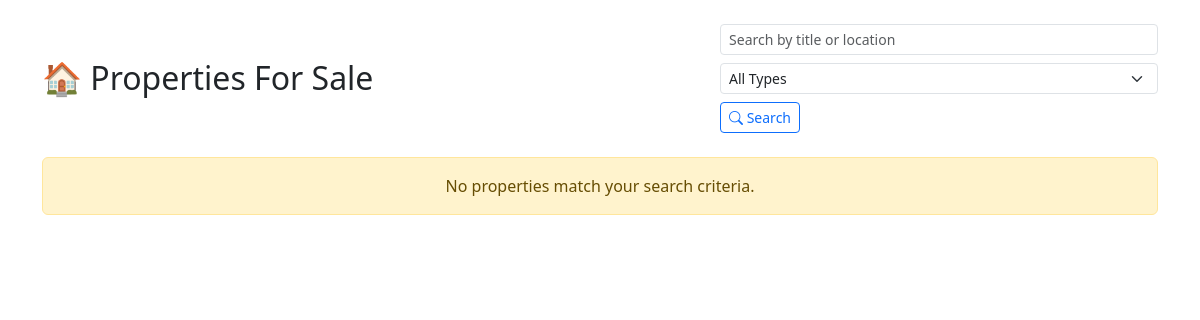
/for-sale/, run on an earlier commit of the app's database.
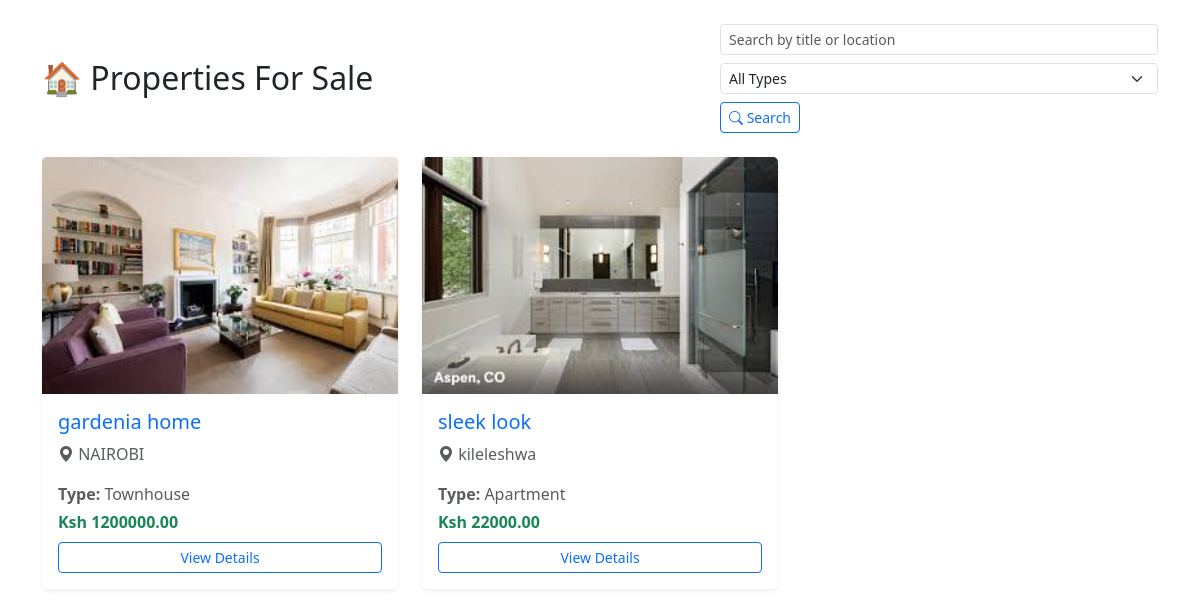
And on a later commit of the database.
### users/models.py (models this page shows)
class ForSaleProperty(models.Model):
    PROPERTY_TYPE_CHOICES = (
        ('Apartment', 'Apartment'),
        ('House', 'House'),
        ('Land', 'Land'),
        ('Townhouse', 'Townhouse'),
    )
    user = models.ForeignKey(User, on_delete=models.CASCADE, related_name='sale_properties')
    title = models.CharField(max_length=100)
    description = models.TextField()
    price = models.DecimalField(max_digits=12, decimal_places=2)
    location = models.CharField(max_length=100)
    property_type = models.CharField(max_length=30, choices=PROPERTY_TYPE_CHOICES)
    lot_size = models.CharField(max_length=50, null=True, blank=True)
    built_year = models.IntegerField(null=True, blank=True)
    picture1 = models.ImageField(upload_to='sale_images/', null=True, blank=True)
    picture2 = models.ImageField(upload_to='sale_images/', null=True, blank=True)
    picture3 = models.ImageField(upload_to='sale_images/', null=True, blank=True)
    is_available = models.BooleanField(default=True)
    created_at = models.DateTimeField(auto_now_add=True)
    slug = models.SlugField(unique=True, blank=True)

### users/views.py (the view)
# urls.py: path('for-sale/', for_sale_list_view, name='for_sale_list'),
def for_sale_list_view(request):
    properties = ForSaleProperty.objects.all()
    return render(request, 'users/for_sale_list.html', {'properties': properties})

### users/templates/users/for_sale_list.html (shortened to what this page needs)
{% extends "users/base.html" %}
{% block content %}
<div class="container py-4">
  <div class="d-flex flex-column flex-md-row justify-content-between align-items-center mb-4">
    <h2 class="mb-3 mb-md-0">🏠 Properties For Sale</h2>
    <form method="get" action="." class="d-flex flex-wrap gap-2">
      <input type="text" name="q" placeholder="Search by title or location" class="form-control form-control-sm" value="{{ request.GET.q }}">
      <select name="type" class="form-select form-select-sm">
        <option value="">All Types</option>
      </select>
      <button type="submit" class="btn btn-sm btn-outline-primary">
        <i class="bi bi-search"></i> Search
      </button>
    </form>
  </div>
  {% if properties %}
    <div class="row row-cols-1 row-cols-md-2 row-cols-lg-3 g-4">
      {% for property in properties %}
        <div class="col">
          <div class="card h-100 shadow-sm border-0">
            {% if property.picture1 %}
              <img src="{{ property.picture1.url }}" class="card-img-top" alt="{{ property.title }}">
            {% else %}
              <img src="https://via.placeholder.com/400x250?text=No+Image" class="card-img-top" alt="No image">
            {% endif %}
            <div class="card-body">
              <h5 class="card-title text-primary">{{ property.title }}</h5>
              <p class="card-text text-muted"><i class="bi bi-geo-alt-fill"></i> {{ property.location }}</p>
              <p class="card-text text-muted mb-1"><strong>Type:</strong> {{ property.property_type }}</p>
              <p class="fw-bold text-success mb-2">Ksh {{ property.price }}</p>
              <a href="{% url 'for_sale_detail' property.pk %}" class="btn btn-sm btn-outline-primary w-100">View Details</a>
            </div>
          </div>
        </div>
      {% endfor %}
    </div>
  {% else %}
    <div class="alert alert-warning text-center mt-4">No properties match your search criteria.</div>
  {% endif %}
</div>
{% endblock %}

### users/templates/users/base.html (shortened to what this page needs)
<!DOCTYPE html>
<html lang="en">
<head>
    <link href="https://cdn.jsdelivr.net/npm/bootstrap@5.3.3/dist/css/bootstrap.min.css" rel="stylesheet">
    <link href="https://cdn.jsdelivr.net/npm/bootstrap-icons@1.10.5/font/bootstrap-icons.css" rel="stylesheet">
</head>
<body>
    {% block content %}{% endblock %}
</body>
</html>

What changed in the data, as far as the page shows it:
added ForSaleProperty: picture1 (picture), title "gardenia home", location "NAIROBI", property_type "Townhouse", price "1200000.00"
added ForSaleProperty: picture1 (picture), title "sleek look", location "kileleshwa", property_type "Apartment", price "22000.00"
Also different on the page:
text no longer shown: "No properties match your search criteria."
